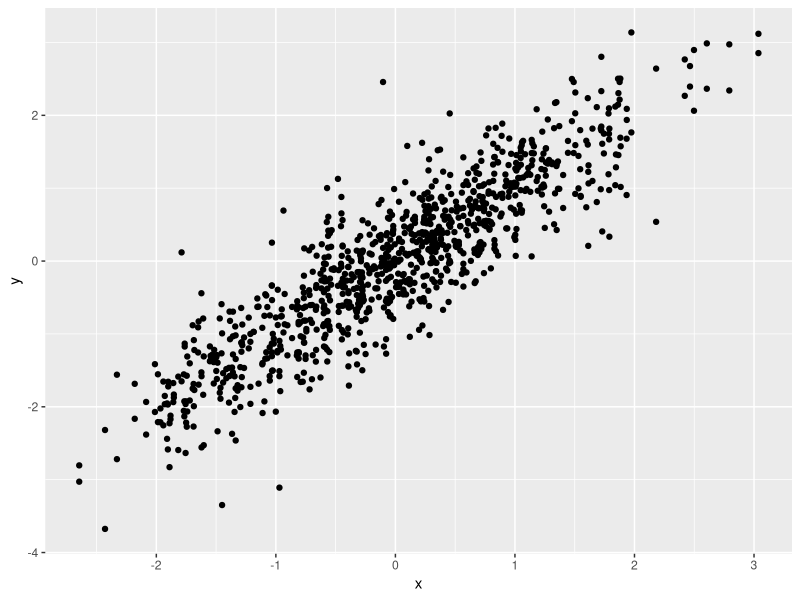
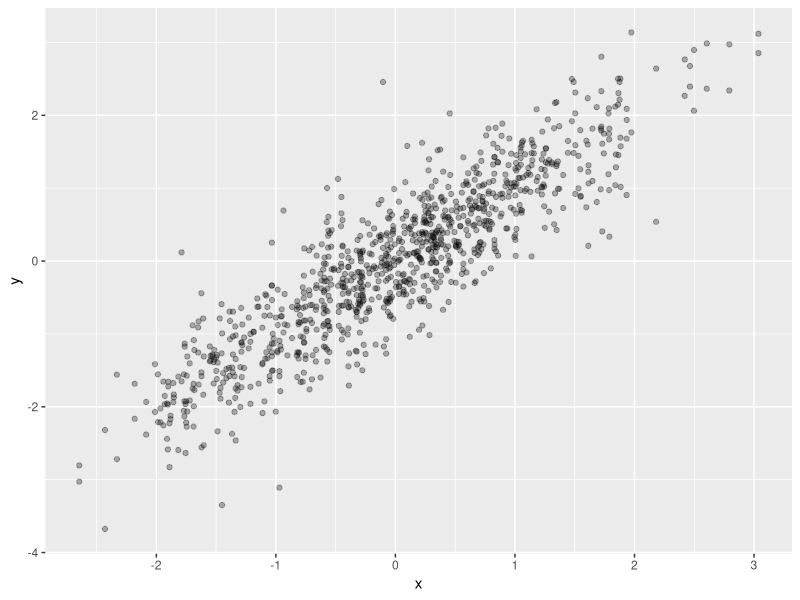
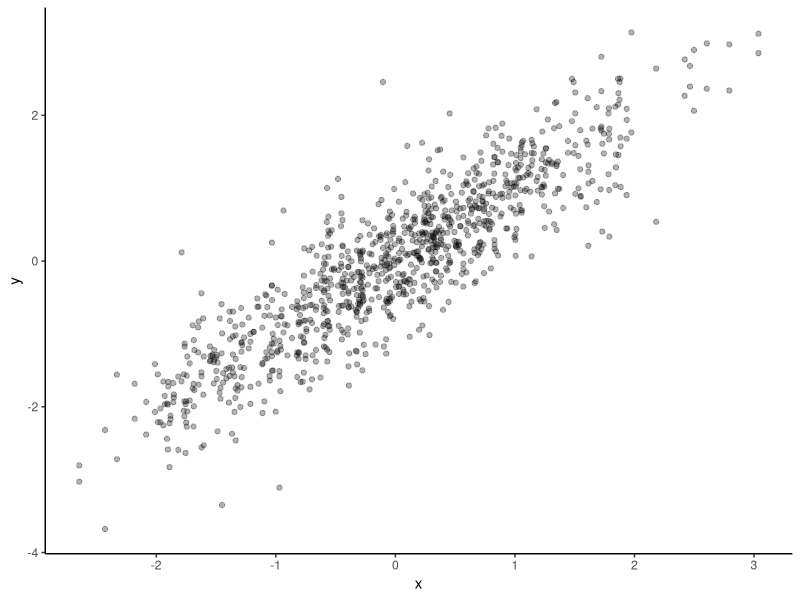
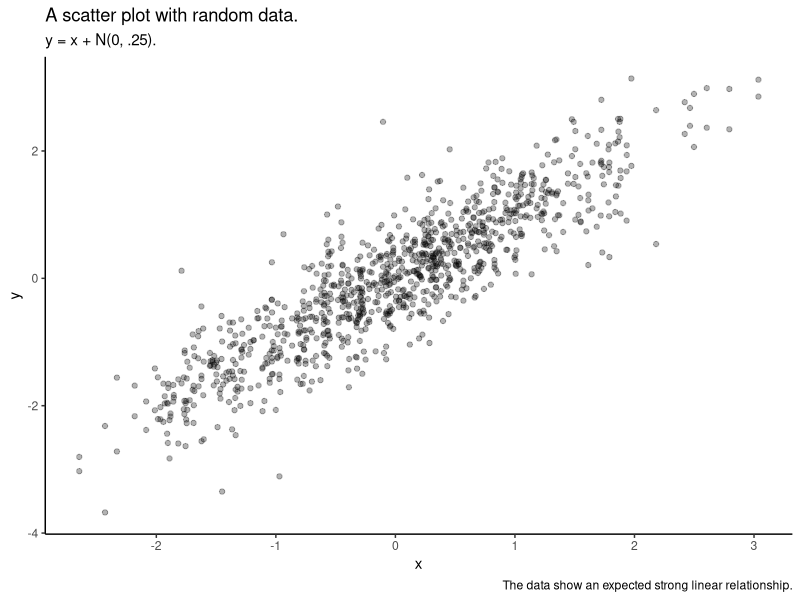
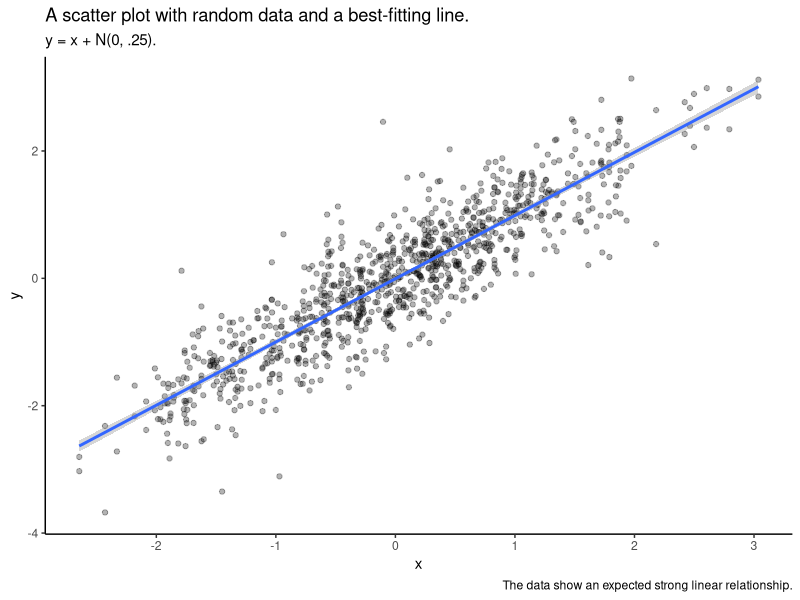
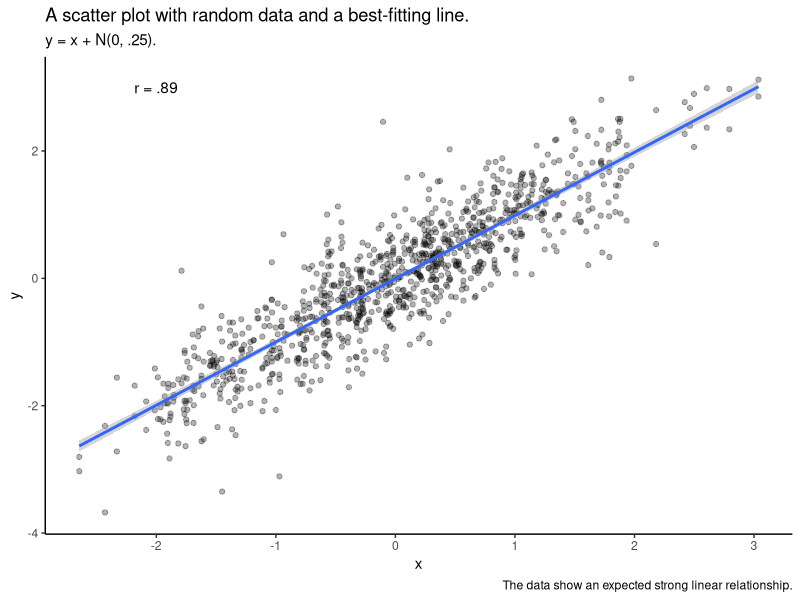
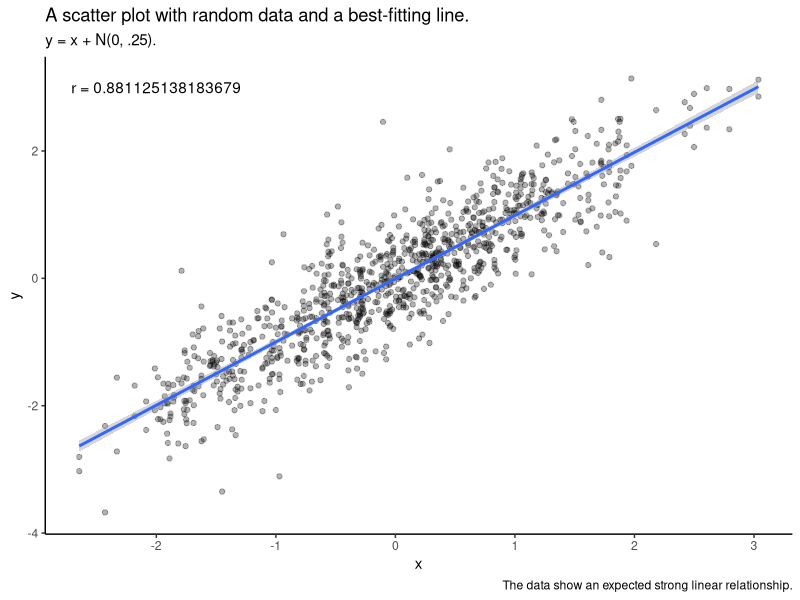

Write R code to recreate these figures, in order.
## ---- chunk 1
library(ggplot2)
library(dplyr)
## ---- chunk 2
#| label: x-y-error
x <- rnorm(n = 1000, mean = 0, sd = 1)
y_25 <- x + rnorm(1000, mean = 0, sd = 0.25)
y_35 <- x + rnorm(1000, mean = 0, sd = 0.35)
y_45 <- x + rnorm(1000, mean = 0, sd = 0.45)
y_55 <- x + rnorm(1000, mean = 0, sd = 0.55)
y_65 <- x + rnorm(1000, mean = 0, sd = 0.65)
y_75 <- x + rnorm(1000, mean = 0, sd = 0.75)

df <- data.frame(x = rep(x, 6), 
                 y = c(y_25, y_35, y_45, y_55, y_65, y_75), 
                 noise = c(.25, .35, .45, .55, .65, .75), 
                 each = 1000)
## ---- chunk 3
#| label: fig-0.0
df |>
  filter(noise == .25) |>
  ggplot() +
  aes(x, y) +
  geom_point()
## ---- chunk 4
#| label: fig-0.1
df |>
  filter(noise == .25) |>
  ggplot() +
  aes(x, y) +
  geom_point(alpha = .3)
## ---- chunk 5
#| label: fig-0.2
df |>
  filter(noise == .25) |>
  ggplot() +
  aes(x, y) +
  geom_point(alpha = .3) +
  theme_classic()
## ---- chunk 6
#| label: fig-0.3
df |>
  filter(noise == .25) |>
  ggplot() +
  aes(x, y) +
  geom_point(alpha = .3) +
  theme_classic() +
  labs(title = "A scatter plot with random data.", subtitle= "y = x + N(0, .25).", caption = "The data show an expected strong linear relationship.")
## ---- chunk 7
#| label: fig-0.4
df |>
  filter(noise == .25) |>
  ggplot() +
  aes(x, y) +
  geom_point(alpha = .3) +
  geom_smooth(method = "lm") +
  theme_classic() +
  labs(title = "A scatter plot with random data and a best-fitting line.", subtitle= "y = x + N(0, .25).", caption = "The data show an expected strong linear relationship.")
## ---- chunk 8
#| label: fig-0.5

xy_corr <- with(df, cor.test(x,y))

df |>
  filter(noise == .25) |>
  ggplot() +
  aes(x, y) +
  geom_point(alpha = .3) +
  geom_smooth(method = "lm") +
  theme_classic() +
  labs(title = "A scatter plot with random data and a best-fitting line.", subtitle= "y = x + N(0, .25).", caption = "The data show an expected strong linear relationship.") +
  annotate("text", x = -2, y = 3, label = "r = .89")
## ---- chunk 9
#| label: fig-0.5.1

xy_corr <- with(df, cor.test(x,y))

df |>
  filter(noise == .25) |>
  ggplot() +
  aes(x, y) +
  geom_point(alpha = .3) +
  geom_smooth(method = "lm") +
  theme_classic() +
  labs(title = "A scatter plot with random data and a best-fitting line.", subtitle= "y = x + N(0, .25).", caption = "The data show an expected strong linear relationship.") +
  annotate("text", x = -2, y = 3, label = paste0("r = ", xy_corr$estimate))
